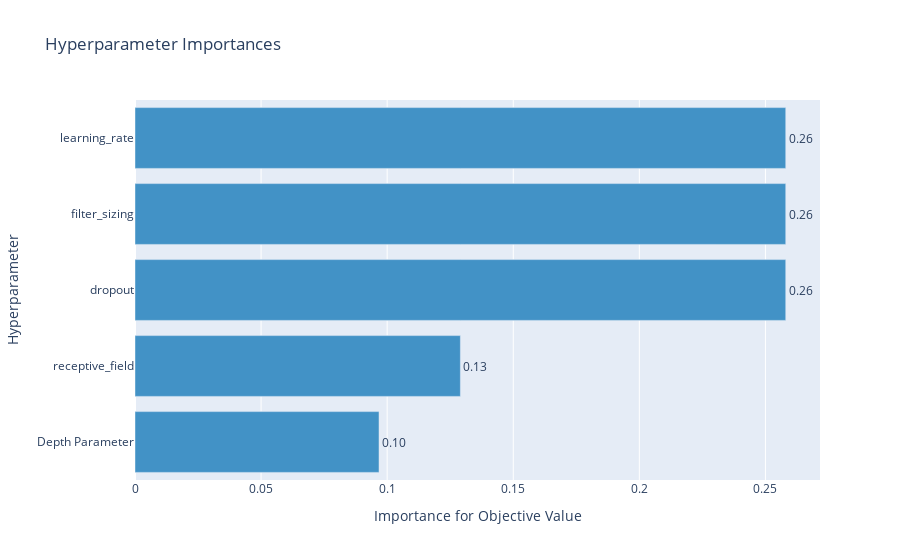

The cell this chart's notebook holds for it:
### Code cell
optuna.visualization.plot_param_importances(study)

### Figure 1 — Plotly figure (JSON) as saved in the notebook; plotly's stock layout.template omitted (floating-point values rounded to 4 significant figures)
{"data": [{"cliponaxis": false, "hovertemplate": ["Depth Parameter (IntDistribution): 0.0967741935483871<extra></extra>", "receptive_field (IntDistribution): 0.12903225806451613<extra></extra>", "dropout (FloatDistribution): 0.25806451612903225<extra></extra>", "filter_sizing (IntDistribution): 0.25806451612903225<extra></extra>", "learning_rate (FloatDistribution): 0.25806451612903225<extra></extra>"], "marker": {"color": "rgb(66,146,198)"}, "orientation": "h", "text": ["0.10", "0.13", "0.26", "0.26", "0.26"], "textposition": "outside", "type": "bar", "x": [0.09677, 0.129, 0.2581, 0.2581, 0.2581], "y": ["Depth Parameter", "receptive_field", "dropout", "filter_sizing", "learning_rate"]}], "layout": {"showlegend": false, "title": {"text": "Hyperparameter Importances"}, "xaxis": {"title": {"text": "Importance for Objective Value"}}, "yaxis": {"title": {"text": "Hyperparameter"}}}}
